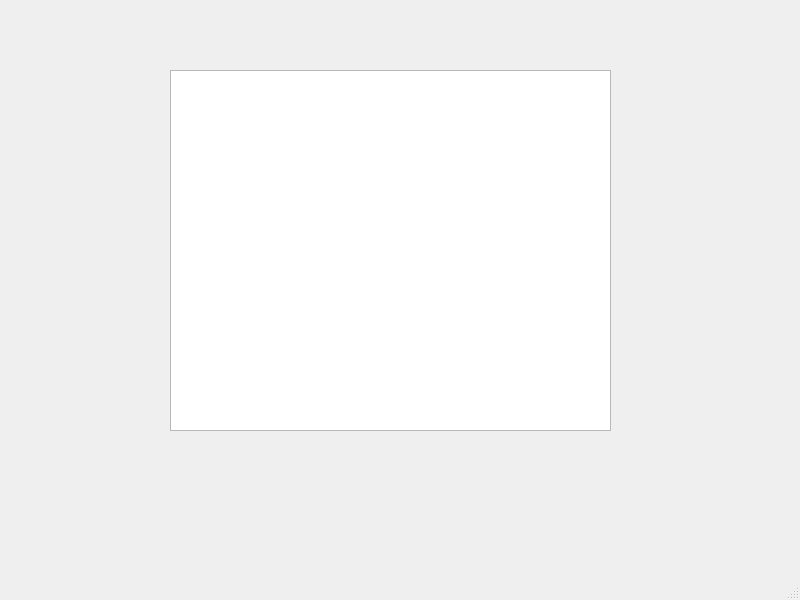
<?xml version="1.0" encoding="UTF-8"?>
<ui version="4.0">
 <class>MainWindow</class>
 <widget class="QMainWindow" name="MainWindow">
  <property name="geometry">
   <rect>
    <x>0</x>
    <y>0</y>
    <width>800</width>
    <height>600</height>
   </rect>
  </property>
  <property name="windowTitle">
   <string>MainWindow</string>
  </property>
  <widget class="QWidget" name="centralwidget">
   <widget class="QTreeView" name="treeView">
    <property name="geometry">
     <rect>
      <x>170</x>
      <y>70</y>
      <width>441</width>
      <height>361</height>
     </rect>
    </property>
    <property name="animated">
     <bool>true</bool>
    </property>
   </widget>
  </widget>
  <widget class="QMenuBar" name="menubar">
   <property name="geometry">
    <rect>
     <x>0</x>
     <y>0</y>
     <width>800</width>
     <height>21</height>
    </rect>
   </property>
  </widget>
  <widget class="QStatusBar" name="statusbar"/>
 </widget>
 <resources/>
 <connections/>
</ui>
